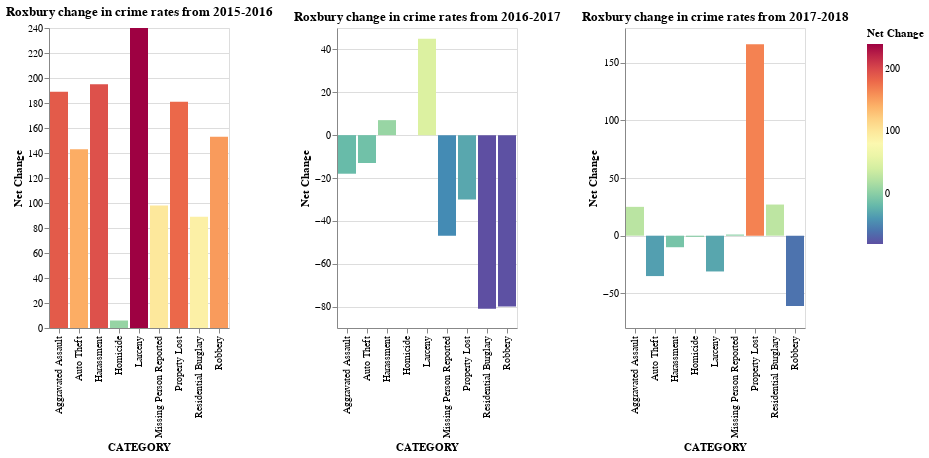

Notebook cell for this chart:
### Code cell
# the net change legend doesn't represent negative values
change_from_2015 | change_from_2016 | change_from_2017

### Figure 1 — Vega-Lite specification as saved in the notebook (floating-point values rounded to 4 significant figures)
{"config": {"view": {"continuousWidth": 300, "continuousHeight": 300}}, "hconcat": [{"data": {"name": "data-6a6478345300698a114f4d2fa52f8d27"}, "mark": {"type": "bar", "point": false}, "encoding": {"color": {"field": "Net Change", "scale": {"reverse": true, "scheme": "spectral"}, "type": "quantitative"}, "x": {"field": "CATEGORY", "type": "nominal"}, "y": {"field": "Net Change", "type": "quantitative"}}, "name": "view_5", "title": "Roxbury change in crime rates from 2015-2016"}, {"data": {"name": "data-3b96eb0641c769d0aff694e1c3255c4d"}, "mark": {"type": "bar", "point": false}, "encoding": {"color": {"field": "Net Change", "scale": {"reverse": true, "scheme": "spectral"}, "type": "quantitative"}, "x": {"field": "CATEGORY", "type": "nominal"}, "y": {"field": "Net Change", "type": "quantitative"}}, "name": "view_6", "title": "Roxbury change in crime rates from 2016-2017"}, {"data": {"name": "data-2d3e450b2a95a630189f2e5c1cd61279"}, "mark": {"type": "bar", "point": false}, "encoding": {"color": {"field": "Net Change", "scale": {"reverse": true, "scheme": "spectral"}, "type": "quantitative"}, "x": {"field": "CATEGORY", "type": "nominal"}, "y": {"field": "Net Change", "type": "quantitative"}}, "name": "view_7", "title": "Roxbury change in crime rates from 2017-2018"}], "params": [{"name": "param_1", "select": {"type": "point"}, "views": ["view_5", "view_6", "view_7"]}], "$schema": "https://vega.github.io/schema/vega-lite/v5.6.1.json", "datasets": {"data-6a6478345300698a114f4d2fa52f8d27": [{"CATEGORY": "Aggravated Assault", "Net Change": 189.0}, {"CATEGORY": "Auto Theft", "Net Change": 143.0}, {"CATEGORY": "Harassment", "Net Change": 195.0}, {"CATEGORY": "Homicide", "Net Change": 6.0}, {"CATEGORY": "Larceny", "Net Change": 240.0}, {"CATEGORY": "Missing Person Reported", "Net Change": 98.0}, {"CATEGORY": "Property Lost", "Net Change": 181.0}, {"CATEGORY": "Residential Burglary", "Net Change": 89.0}, {"CATEGORY": "Robbery", "Net Change": 153.0}], "data-3b96eb0641c769d0aff694e1c3255c4d": [{"CATEGORY": "Aggravated Assault", "Net Change": -18.0}, {"CATEGORY": "Auto Theft", "Net Change": -13.0}, {"CATEGORY": "Harassment", "Net Change": 7.0}, {"CATEGORY": "Homicide", "Net Change": 0.0}, {"CATEGORY": "Larceny", "Net Change": 45.0}, {"CATEGORY": "Missing Person Reported", "Net Change": -47.0}, {"CATEGORY": "Property Lost", "Net Change": -30.0}, {"CATEGORY": "Residential Burglary", "Net Change": -81.0}, {"CATEGORY": "Robbery", "Net Change": -80.0}], "data-2d3e450b2a95a630189f2e5c1cd61279": [{"CATEGORY": "Aggravated Assault", "Net Change": 25.0}, {"CATEGORY": "Auto Theft", "Net Change": -35.0}, {"CATEGORY": "Harassment", "Net Change": -10.0}, {"CATEGORY": "Homicide", "Net Change": -1.0}, {"CATEGORY": "Larceny", "Net Change": -31.0}, {"CATEGORY": "Missing Person Reported", "Net Change": 1.0}, {"CATEGORY": "Property Lost", "Net Change": 166.0}, {"CATEGORY": "Residential Burglary", "Net Change": 27.0}, {"CATEGORY": "Robbery", "Net Change": -61.0}]}}
